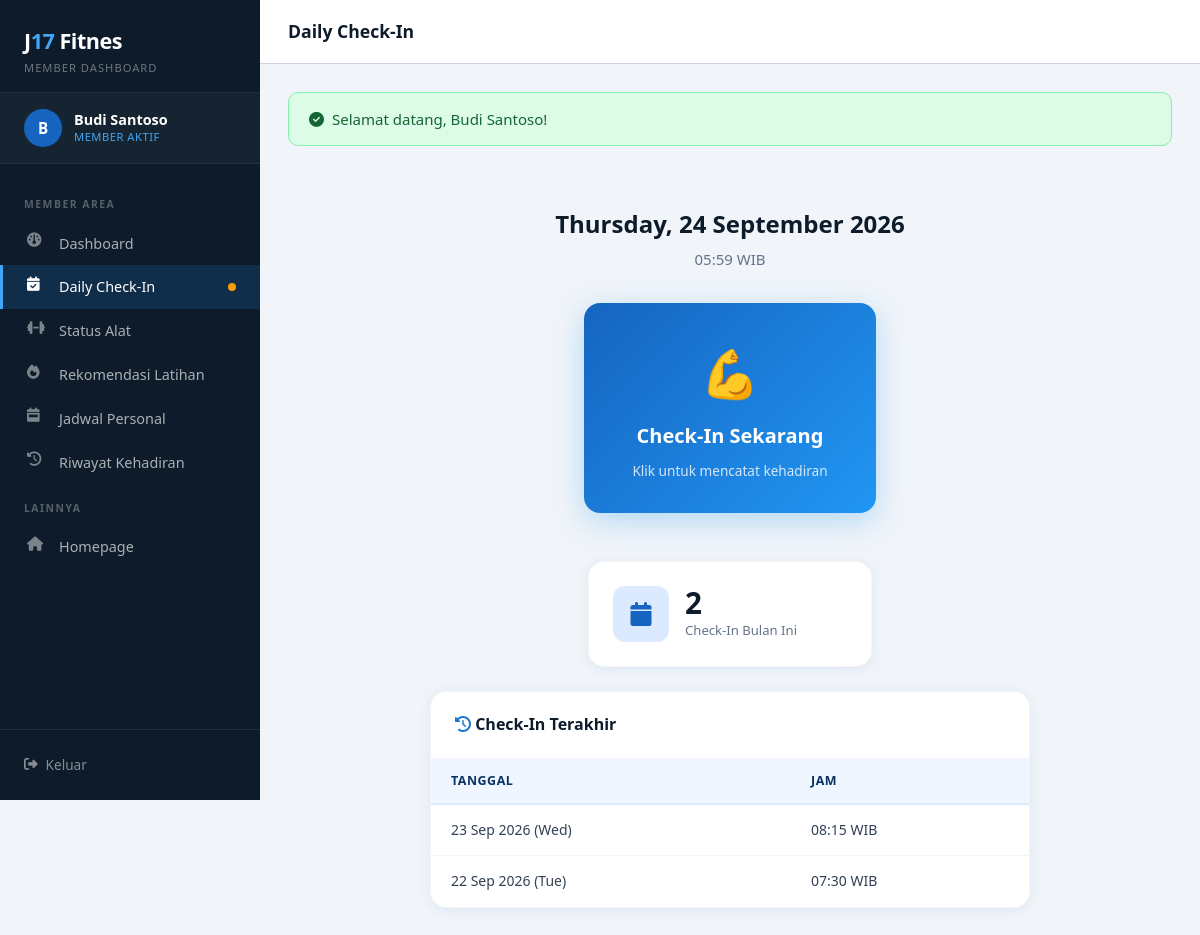
Screenshot of /member/checkin.php (signed in) with the database file from the repository.
### tables this page shows
CREATE TABLE IF NOT EXISTS kehadiran (
    id INT PRIMARY KEY AUTO_INCREMENT,
    user_id INT NOT NULL,
    tgl_hadir DATE NOT NULL,
    jam_hadir TIME NOT NULL,
    FOREIGN KEY (user_id) REFERENCES users(id) ON DELETE CASCADE,
    UNIQUE KEY uq_checkin (user_id, tgl_hadir)
);

### config/database.php (called while the page is built, shortened)
<?php
function getFlash() {
    if (isset($_SESSION['flash'])) {
        $flash = $_SESSION['flash'];
        return $flash;
    }
    return null;
}

### member/checkin.php (the view, shortened to what this page needs)
<?php
require_once __DIR__ . '/../config/database.php';
$db = getDB();
$uid = $_SESSION['user_id'];
$sudah_checkin = $db->prepare("SELECT * FROM kehadiran WHERE user_id=? AND tgl_hadir=CURDATE()");
$sudah_checkin->execute([$uid]);
$sudah_checkin = $sudah_checkin->fetch();
$riwayat = $db->prepare("SELECT * FROM kehadiran WHERE user_id=? ORDER BY tgl_hadir DESC LIMIT 5");
$riwayat->execute([$uid]);
$riwayat = $riwayat->fetchAll();
$total_bulan = $db->prepare("SELECT COUNT(*) FROM kehadiran WHERE user_id=? AND MONTH(tgl_hadir)=MONTH(CURDATE()) AND YEAR(tgl_hadir)=YEAR(CURDATE())");
$total_bulan->execute([$uid]);
$total_bulan = $total_bulan->fetchColumn();
?>
<!DOCTYPE html>
<html lang="id">
<head>
<link href="https://cdn.jsdelivr.net/npm/bootstrap@5.3.2/dist/css/bootstrap.min.css" rel="stylesheet">
<link href="https://cdnjs.cloudflare.com/ajax/libs/font-awesome/6.5.0/css/all.min.css" rel="stylesheet">
<link href="/j17-fitnes/assets/css/style.css" rel="stylesheet">
</head>
<body>
<div class="dashboard-wrapper">
  <?php include __DIR__ . '/../includes/sidebar_member.php'; ?>
  <div class="main-content">
    <div class="topbar">
      <div class="topbar-title">Daily Check-In</div>
    </div>
    <div class="page-content">
      <?php $flash = getFlash(); if($flash): ?>
      <div class="flash-<?= $flash['type']==='success'?'success':'error' ?>">
        <i class="fa-solid fa-<?= $flash['type']==='success'?'circle-check':'circle-exclamation' ?>"></i>
        <?= htmlspecialchars($flash['message']) ?>
      </div>
      <?php endif; ?>
      <div style="display:flex;flex-direction:column;align-items:center;padding:3rem 1rem;text-align:center">
        <h4 style="font-weight:800;color:var(--dark);margin-bottom:.5rem"><?= date('l, d F Y') ?></h4>
        <p style="color:var(--gray-500);margin-bottom:2rem"><?= date('H:i') ?> WIB</p>
        <?php if($sudah_checkin): ?>
        <button class="checkin-btn" disabled>
          <span class="icon-big">✅</span>
          <span>Sudah Check-In</span>
          <span style="font-size:.85rem;font-weight:400;opacity:.8">pukul <?= substr($sudah_checkin['jam_hadir'],0,5) ?> WIB</span>
        </button>
        <?php else: ?>
        <form method="POST">
          <button type="submit" class="checkin-btn">
            <span class="icon-big">💪</span>
            <span>Check-In Sekarang</span>
            <span style="font-size:.85rem;font-weight:400;opacity:.8">Klik untuk mencatat kehadiran</span>
          </button>
        </form>
        <?php endif; ?>
      </div>
      <div class="row g-3 mb-4 justify-content-center">
        <div class="col-md-4">
          <div class="stat-card">
            <div class="stat-icon blue"><i class="fa-solid fa-calendar"></i></div>
            <div>
              <div class="stat-num"><?= $total_bulan ?></div>
              <div class="stat-label">Check-In Bulan Ini</div>
            </div>
          </div>
        </div>
      </div>
      <div class="data-card" style="max-width:600px;margin:0 auto">
        <div class="data-card-header">
          <span class="data-card-title"><i class="fa-solid fa-clock-rotate-left" style="color:var(--blue-600)"></i> Check-In Terakhir</span>
        </div>
        <table class="table-j17">
          <thead><tr><th>Tanggal</th><th>Jam</th></tr></thead>
          <tbody>
            <?php foreach($riwayat as $r): ?>
            <tr>
              <td><?= date('d M Y (D)', strtotime($r['tgl_hadir'])) ?></td>
              <td><?= substr($r['jam_hadir'],0,5) ?> WIB</td>
            </tr>
            <?php endforeach; ?>
          </tbody>
        </table>
      </div>
    </div>
  </div>
</div>
</body>
</html>

### assets/css/style.css (style rules this page uses)
:root { --blue-900: #0D2137; --blue-800: #0A3263; --blue-700: #1565C0; --blue-600: #1976D2; --blue-500: #2196F3; --blue-400: #42A5F5; --blue-300: #90CAF9; --blue-100: #DBEAFE; --blue-50: #EFF6FF; --dark: #0D1B2A; --gray-800: #1E293B; --gray-700: #334155; --gray-500: #64748B; --gray-300: #CBD5E1; --gray-100: #F1F5F9; --white: #FFFFFF; --success: #16A34A; --warning: #D97706; --danger: #DC2626; --info: #0891B2; --radius: 10px; --radius-lg: 16px; --shadow: 0 2px 12px rgba(21,101,192,0.10); --shadow-lg: 0 8px 32px rgba(21,101,192,0.18); --sidebar-w: 260px; --header-h: 64px; }
*, *::before, *::after { box-sizing: border-box; margin: 0; padding: 0; }
html { scroll-behavior: smooth; }
body { font-family: 'Segoe UI', system-ui, -apple-system, sans-serif; font-size: 15px; line-height: 1.6; color: var(--gray-800); background: var(--gray-100); }
.dashboard-wrapper { display: flex; min-height: 100vh; }
.main-content { margin-left: var(--sidebar-w); flex: 1; min-height: 100vh; display: flex; flex-direction: column; }
.topbar { height: var(--header-h); background: var(--white); border-bottom: 1px solid var(--gray-300); display: flex; align-items: center; padding: 0 1.75rem; gap: 1rem; position: sticky; top: 0; z-index: 50; }
.topbar-title { font-size: 1.1rem; font-weight: 700; color: var(--dark); flex: 1; }
.page-content { padding: 1.75rem; flex: 1; }
.stat-card { background: var(--white); border-radius: var(--radius-lg); padding: 1.5rem; box-shadow: var(--shadow); border: 1px solid rgba(0,0,0,0.04); display: flex; align-items: center; gap: 1rem; transition: all 0.2s; }
.stat-icon { width: 56px; height: 56px; border-radius: 12px; display: flex; align-items: center; justify-content: center; font-size: 1.5rem; flex-shrink: 0; }
.stat-icon.blue { background: var(--blue-100); color: var(--blue-700); }
.stat-num { font-size: 1.85rem; font-weight: 900; color: var(--dark); line-height: 1; }
.stat-label { font-size: 0.82rem; color: var(--gray-500); font-weight: 500; margin-top: 0.15rem; }
.data-card { background: var(--white); border-radius: var(--radius-lg); box-shadow: var(--shadow); overflow: hidden; border: 1px solid rgba(0,0,0,0.04); }
.data-card-header { padding: 1.25rem 1.5rem; display: flex; align-items: center; justify-content: space-between; border-bottom: 1px solid var(--gray-100); }
.data-card-title { font-size: 1rem; font-weight: 700; color: var(--dark); }
.table-j17 { width: 100%; border-collapse: collapse; font-size: 0.875rem; }
.table-j17 thead th { background: var(--blue-50); color: var(--blue-800); font-weight: 700; font-size: 0.78rem; text-transform: uppercase; letter-spacing: 0.5px; padding: 0.75rem 1.25rem; border-bottom: 2px solid var(--blue-100); white-space: nowrap; }
.table-j17 tbody td { padding: 0.875rem 1.25rem; border-bottom: 1px solid var(--gray-100); color: var(--gray-700); vertical-align: middle; }
.table-j17 tbody tr:last-child td { border-bottom: none; }
.checkin-btn { background: linear-gradient(135deg, var(--blue-700), var(--blue-500)); color: var(--white); border: none; border-radius: var(--radius-lg); padding: 2rem 3rem; font-size: 1.25rem; font-weight: 800; cursor: pointer; transition: all 0.2s; display: flex; flex-direction: column; align-items: center; gap: 0.5rem; box-shadow: 0 8px 32px rgba(33,150,243,0.3); width: 100%; max-width: 320px; }
.checkin-btn .icon-big { font-size: 3rem; }
.flash-success { background: #dcfce7; border: 1px solid #86efac; color: #166534; border-radius: var(--radius); padding: 0.875rem 1.25rem; margin-bottom: 1rem; display: flex; align-items: center; gap: 0.5rem; }

### rows the page displays
kehadiran: tgl_hadir "23 Sep 2026 (Wed)", jam_hadir "08:15"
kehadiran: tgl_hadir "22 Sep 2026 (Tue)", jam_hadir "07:30"

### other values shown
substr($_SESSION['nama_panggilan'] ?? 'U', 0, 1) "B"
$_SESSION['nama_lengkap'] "Budi Santoso"
$flash['message'] "Selamat datang, Budi Santoso!"
$total_bulan "2"
